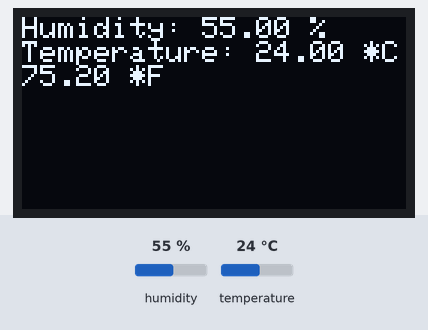
A sketch run on a simulated Arduino Uno, built with avr-gcc and run on an emulated ATmega328P. On the bench: 128×64 one-colour display. Inputs (shaded band) come from the test bench; at power-on: humidity 55 %, temperature 24 °C. What the sketch prints to the serial monitor is not drawn.

Above: at 1.5 s.
1.6 s: humidity set to 22 %
At 3.8 s:
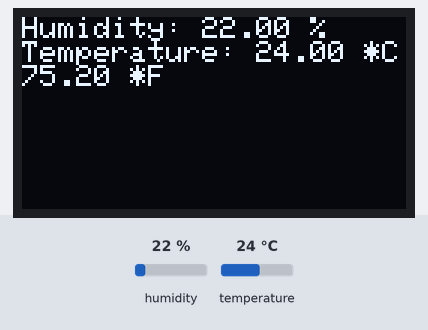
5.1 s: temperature set to 12 °C
At 6.6 s:
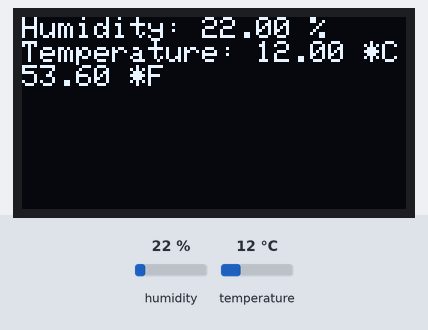
8.6 s: humidity set to 40 %
At 12.2 s:
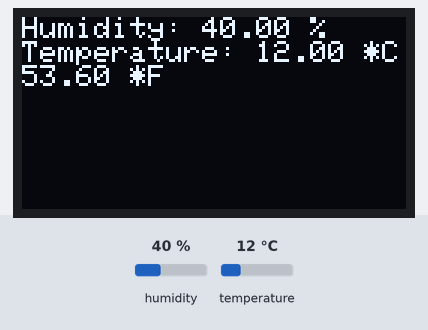
12.5 s: temperature set to 19 °C
At 13.9 s:
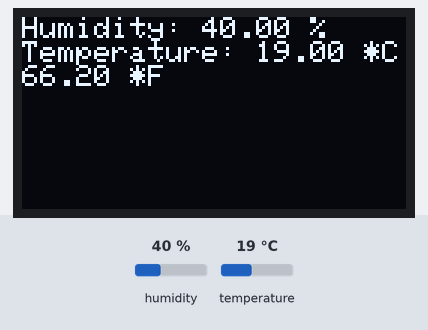
Timing chart, 0 to 15.5 s (numbered marks = the images above; inputs shaded):
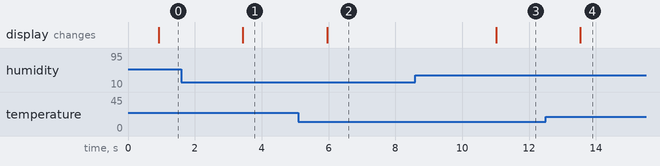

Measured:
- after the input at 1.6 s, the display: changes after 1.8 s (image 1)
- after the input at 5.1 s, the display: changes after 0.86 s (image 2)
- after the input at 8.6 s, the display: changes after 2.4 s (image 3)
- after the input at 12.5 s, the display: changes after 1.0 s (image 4)

The sketch:

temperature.ino
```cpp
#include "DHT.h" // 温湿度传感器的头文件，加载库要选择 1.2.3 版本
#include <Adafruit_SSD1306.h> // OLED 屏幕的头文件
//温湿度传感器
#define DHTPIN 8 // 连接温湿度传感器的管脚为 Arduino 的管脚 8
#define DHTTYPE DHT11 // 温湿度传感器为 DHT11
DHT dht(DHTPIN, DHTTYPE); //建立温湿度传感器的对象
//OLED
Adafruit_SSD1306 oled;
void setup() {
 Serial.begin(9600);
 Serial.println("DHTxx test!");
 dht.begin(); //初始化温湿度传感器
  oled.begin(SSD1306_SWITCHCAPVCC, 0x3C); // OLED 屏幕初始化，其接口 I2C的地址为 0x3C (for the 128x64)
 oled.clearDisplay(); // 清除屏幕
 oled.display(); // 执行显示,这一步非常重要，每一次显示，都需要运行这一函数
}
void loop() {
 delay(800); // 两次测量间隔一段时间
 // 读取温湿度值需要 250 ms 左右!
 float h = dht.readHumidity();
 // 读取温度单位为摄氏度 (默认)
 float t = dht.readTemperature();
 // 读取温度单位为 Fahrenheit
 float f = dht.readTemperature(true);
 // 判断所获取的数字是否错误
 if (isnan(h) || isnan(t) || isnan(f)) {
 Serial.println("Failed to read from DHT sensor!");
 return;
 }
 Serial.print("Humidity: ");
 Serial.print(h);
 Serial.print(" %\t");
 Serial.print("Temperature: ");
 Serial.print(t);
 Serial.print(" *C ");
 Serial.print(f);
 Serial.println(" *F\t");
 //OLED 屏幕显示温湿度
 oled.setTextSize(1); //设置屏幕文字大小
 oled.setTextColor(WHITE); //设置屏幕文字颜色
 oled.setCursor(0, 0); //设置文字显示坐标
 oled.clearDisplay(); //清除屏幕
 oled.print("Humidity: "); //显示文字
 oled.print(h);
 oled.println(" %");
 oled.print("Temperature: ");
 oled.print(t);
 oled.println(" *C");
 oled.print(f);
 oled.println(" *F");
 oled.display();
}
```
